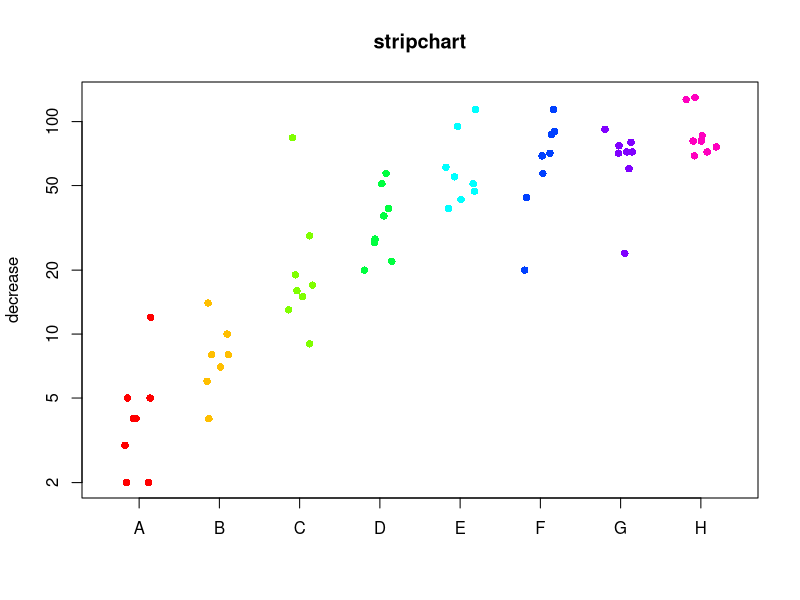
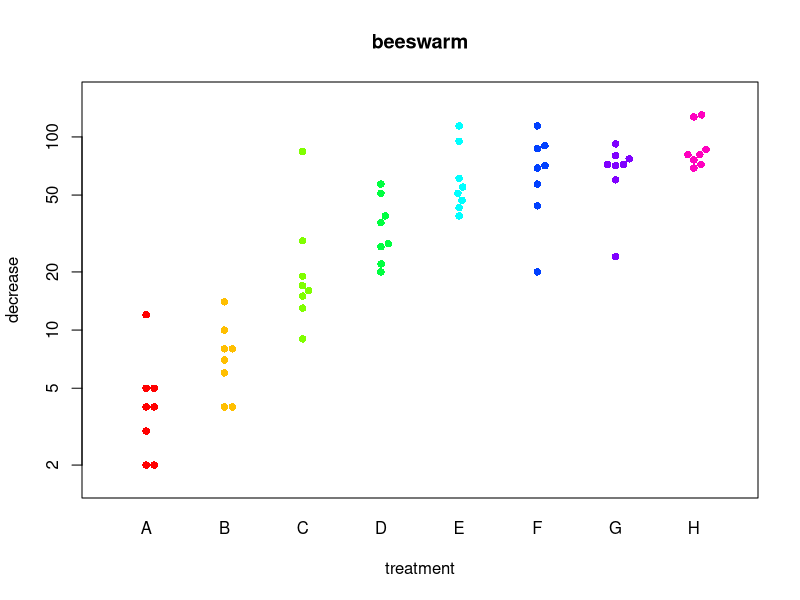
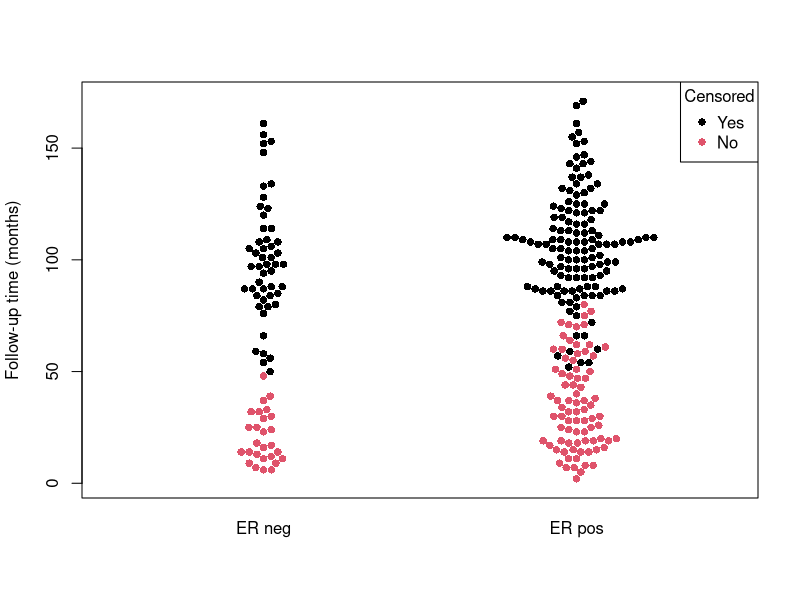
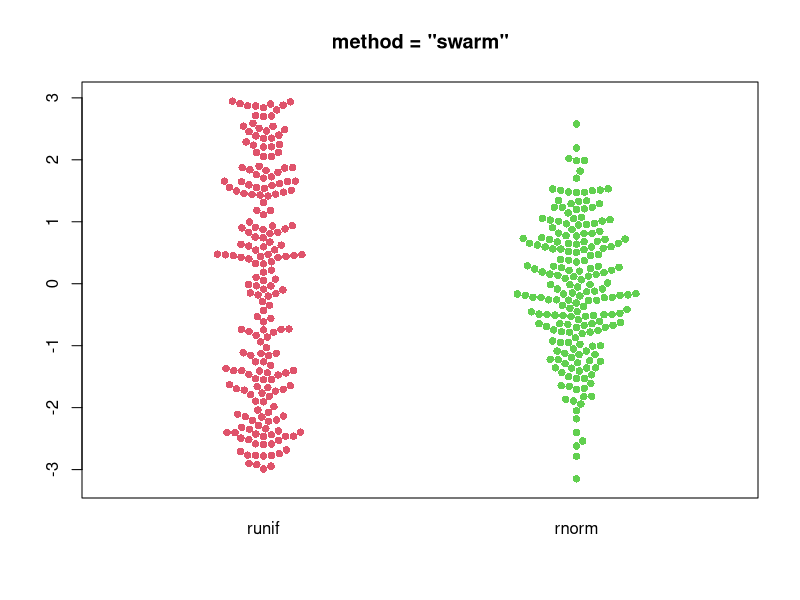
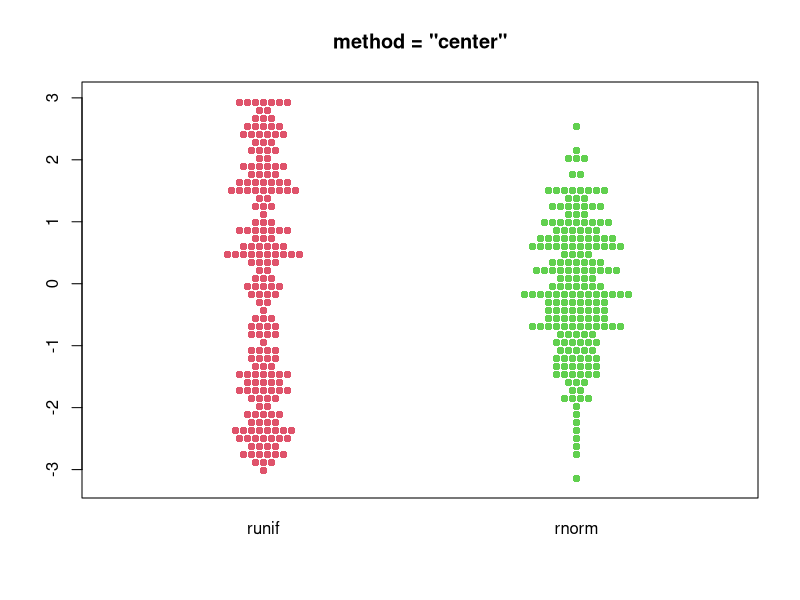
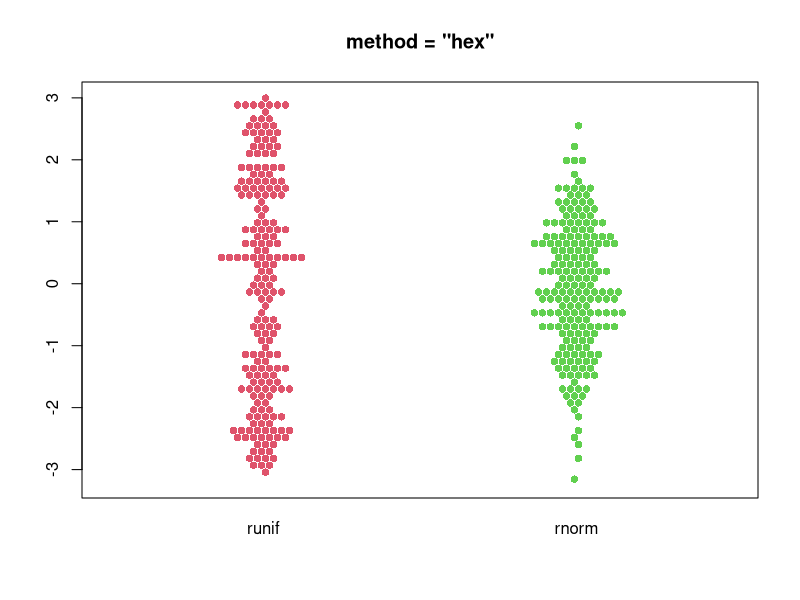
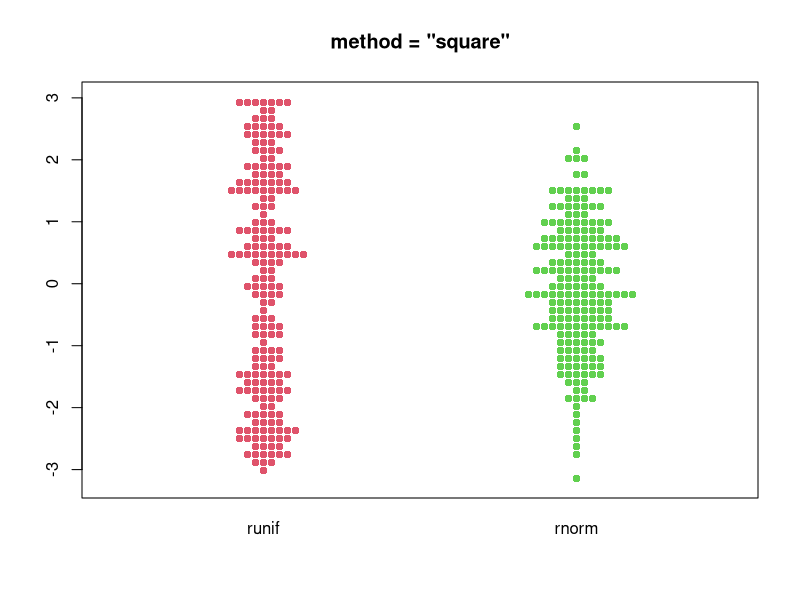

The R script that drew these images, in order: (Note: this script raises an error after producing the figures.)
#   __      _____             _              __        _       
# <(o )___ |  _  |___ ___ ___| |_ ___ ___   |  |   ___| |_ ___ 
# ( ._> /  |   __|  _| -_|_ -|  _| -_|_ -|  |  |__| .'| . |_ -|
#  `---'   |__|  |_| |___|___|_| |___|___|  |_____|__,|___|___|
#==============================================================================
# SCATTER PLOT
#==============================================================================
# Title          : beeswarm scatter plot.r
# Description    : beeswarm scatter plotting using {}
# Author         : Isaias V. Prestes <isaias.prestes@gmail.com>
# Date           : 201800404
# Version        : 0.0.3
# Usage          : Run in R 3.4
# Notes          : Source http://www.cbs.dtu.dk/~eklund/beeswarm
# R version      : 3.4
#==============================================================================

# install.packages('beeswarm')

#==============================================================================
# LIBRARY DEPENDENCE
#==============================================================================
library(beeswarm)

#==============================================================================
# Plots
#==============================================================================
stripchart(decrease ~ treatment, data = OrchardSprays, 
  vertical = TRUE, log = "y", method = 'jitter', jitter = 0.2, cex = 1,
  pch = 16, col = rainbow(8),
  main = 'stripchart')
  
beeswarm(decrease ~ treatment, data = OrchardSprays, 
  log = TRUE, pch = 16, col = rainbow(8),
  main = 'beeswarm')
  
  
# Specify color of individual points
data(breast)
beeswarm(time_survival ~ ER, data = breast,
    pch = 16, pwcol = 1 + as.numeric(event_survival),
    xlab = "", ylab = "Follow-up time (months)",
    labels = c("ER neg", "ER pos"))
legend("topright", legend = c("Yes", "No"),
    title = "Censored", pch = 16, col = 1:2)
	
# methods for arranging points
set.seed(666)
n <- 200
distro <- list(runif = runif(n, min = -3, max = 3), 
               rnorm = rnorm(n))
			   
for (m in c("swarm", "center", "hex", "square")) {
  windows()
  beeswarm(distro, 
    col = 2:3, pch = 16,
    method = m, 
    main = paste('method = "', m, '"', sep = ''))
}

# methods for arranging points (horizontal axis), "corral" methods
for (ii in c("none", "gutter", "wrap", "random", "omit")) {
  windows()
  beeswarm(distributions, 
    pch = 21, col = 2:4, bg = "#00000050",
    corral = ii, 
    main = paste('corral = "', ii, '"', sep = ''))
}

# combine beeswarms with "boxplot" or "bxplot"
boxplot(len ~ dose, data = ToothGrowth, 
  outline = FALSE,     ## avoid double-plotting outliers, if any
  main = 'boxplot + beeswarm')
  
beeswarm(len ~ dose, data = ToothGrowth, 
  col = 4, pch = 16, add = TRUE)
  
beeswarm(len ~ dose, data = ToothGrowth, 
  col = 4, pch = 16,
  main = 'beeswarm + bxplot')
  
bxplot(len ~ dose, data = ToothGrowth, add = TRUE)
  
# arguments "side" and "priority"
beeswarm(distributions, col = 2:4, 
  main = 'Default')
  
beeswarm(distributions, col = 2:4, side = -1, 
  main = 'side = -1')
  
beeswarm(distributions, col = 2:4, side = 1, 
  main = 'side = 1')
  
beeswarm(distributions, col = 2:4, priority = "descending", 
  main = 'priority = "descending"')
  
beeswarm(distributions, col = 2:4, priority = "random", 
  main = 'priority = "random"')  
  
beeswarm(distributions, col = 2:4, priority = "density", 
  main = 'priority = "density"')  
  
  